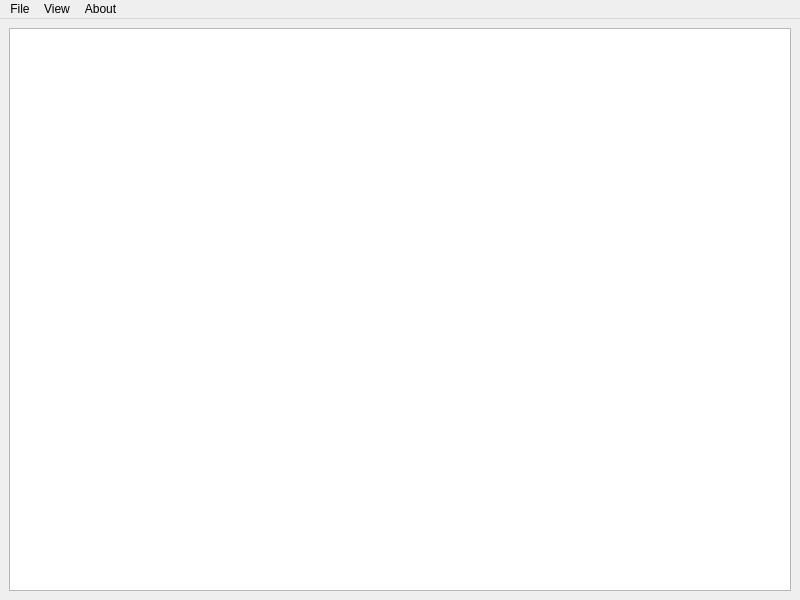
<?xml version="1.0" encoding="UTF-8"?>
<ui version="4.0">
 <class>MainWindow</class>
 <widget class="QMainWindow" name="MainWindow">
  <property name="geometry">
   <rect>
    <x>0</x>
    <y>0</y>
    <width>800</width>
    <height>600</height>
   </rect>
  </property>
  <property name="windowTitle">
   <string>beeforgrub2</string>
  </property>
  <widget class="QWidget" name="centralwidget">
   <layout class="QVBoxLayout" name="verticalLayout">
    <item>
     <widget class="QListWidget" name="entriesList"/>
    </item>
   </layout>
  </widget>
  <widget class="QMenuBar" name="menubar">
   <property name="geometry">
    <rect>
     <x>0</x>
     <y>0</y>
     <width>800</width>
     <height>30</height>
    </rect>
   </property>
   <widget class="QMenu" name="menuFile">
    <property name="title">
     <string>File</string>
    </property>
    <addaction name="actionNew"/>
    <addaction name="actionOpen"/>
    <addaction name="actionSettings"/>
   </widget>
   <widget class="QMenu" name="menuView">
    <property name="title">
     <string>View</string>
    </property>
    <addaction name="actionRenew"/>
   </widget>
   <widget class="QMenu" name="menuAbout">
    <property name="title">
     <string>About</string>
    </property>
    <addaction name="actionAbout_beeforgrub2"/>
   </widget>
   <addaction name="menuFile"/>
   <addaction name="menuView"/>
   <addaction name="menuAbout"/>
  </widget>
  <action name="actionNew">
   <property name="text">
    <string>New</string>
   </property>
  </action>
  <action name="actionOpen">
   <property name="text">
    <string>Open</string>
   </property>
  </action>
  <action name="actionSettings">
   <property name="text">
    <string>Settings</string>
   </property>
  </action>
  <action name="actionRenew">
   <property name="text">
    <string>Renew</string>
   </property>
  </action>
  <action name="actionAbout_beeforgrub2">
   <property name="text">
    <string>About beeforgrub2</string>
   </property>
  </action>
 </widget>
 <resources/>
 <connections>
  <connection>
   <sender>menubar</sender>
   <signal>triggered(QAction*)</signal>
   <receiver>MainWindow</receiver>
   <slot>handle_menu_trigger(QAction*)</slot>
   <hints>
    <hint type="sourcelabel">
     <x>196</x>
     <y>21</y>
    </hint>
    <hint type="destinationlabel">
     <x>1217</x>
     <y>301</y>
    </hint>
   </hints>
  </connection>
  <connection>
   <sender>entriesList</sender>
   <signal>itemDoubleClicked(QListWidgetItem*)</signal>
   <receiver>MainWindow</receiver>
   <slot>open_item(QListWidgetItem*)</slot>
   <hints>
    <hint type="sourcelabel">
     <x>548</x>
     <y>367</y>
    </hint>
    <hint type="destinationlabel">
     <x>918</x>
     <y>397</y>
    </hint>
   </hints>
  </connection>
 </connections>
 <slots>
  <slot>open_item(QListWidgetItem*)</slot>
  <slot>handle_menu_trigger(QAction*)</slot>
 </slots>
</ui>
